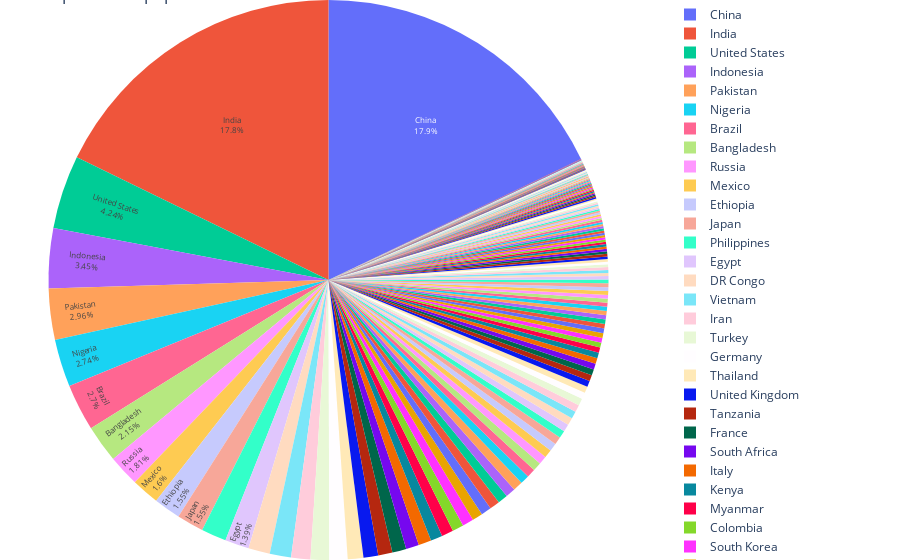

Here is the notebook cell this chart was saved with:
### Code cell
#Chart 3: Pie chart with share of world population

# top_10 = df.sort_values(by=['World Population Percentage'], ascending=False).iloc[0:10]
fig = px.pie(df, values='World Population Percentage', names='Country', title='Top 10 most populated countries')

fig.update_traces(textposition='inside', 
                     text = df['Country'])

fig.update_layout(uniformtext_minsize=8, uniformtext_mode='hide')
fig.update_layout(margin=dict(t=0, b=0, l=0, r=0))

fig.show()

### Figure 1 — Plotly figure (JSON) as saved in the notebook; plotly's stock layout.template omitted (floating-point values rounded to 4 significant figures; data arrays with more than 128 entries replaced by an {"elided": "..."} marker saying what was removed)
{"data": [{"domain": {"x": [0, 1], "y": [0, 1]}, "hovertemplate": "Country=%{label}<br>World Population Percentage=%{value}<extra></extra>", "labels": {"elided": "234 str values"}, "legendgroup": "", "name": "", "showlegend": true, "text": {"elided": "234 str values"}, "textposition": "inside", "type": "pie", "values": {"elided": "234 float values"}}], "layout": {"legend": {"tracegroupgap": 0}, "margin": {"b": 0, "l": 0, "r": 0, "t": 0}, "title": {"text": "Top 10 most populated countries"}, "uniformtext": {"minsize": 8, "mode": "hide"}}}
